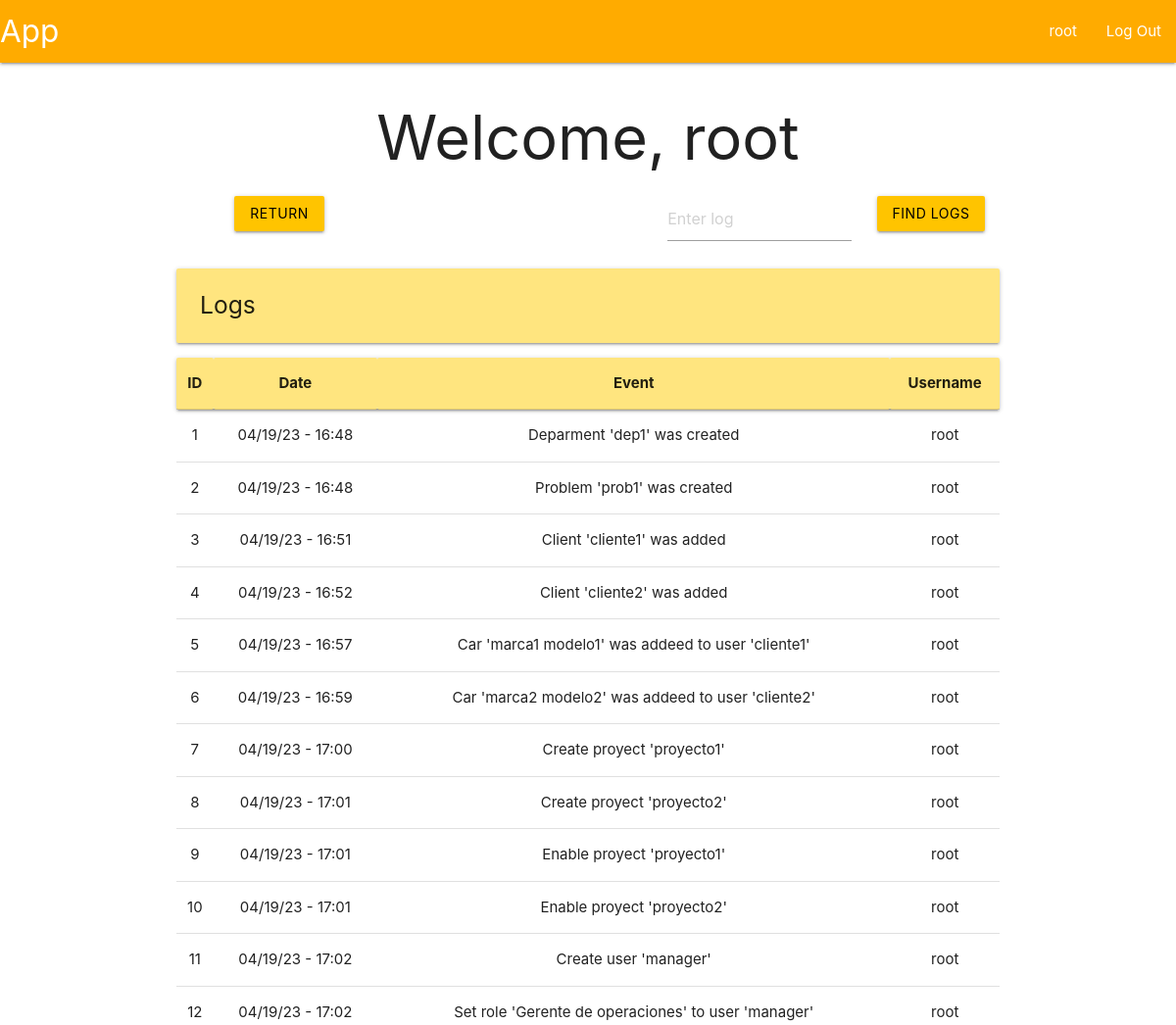
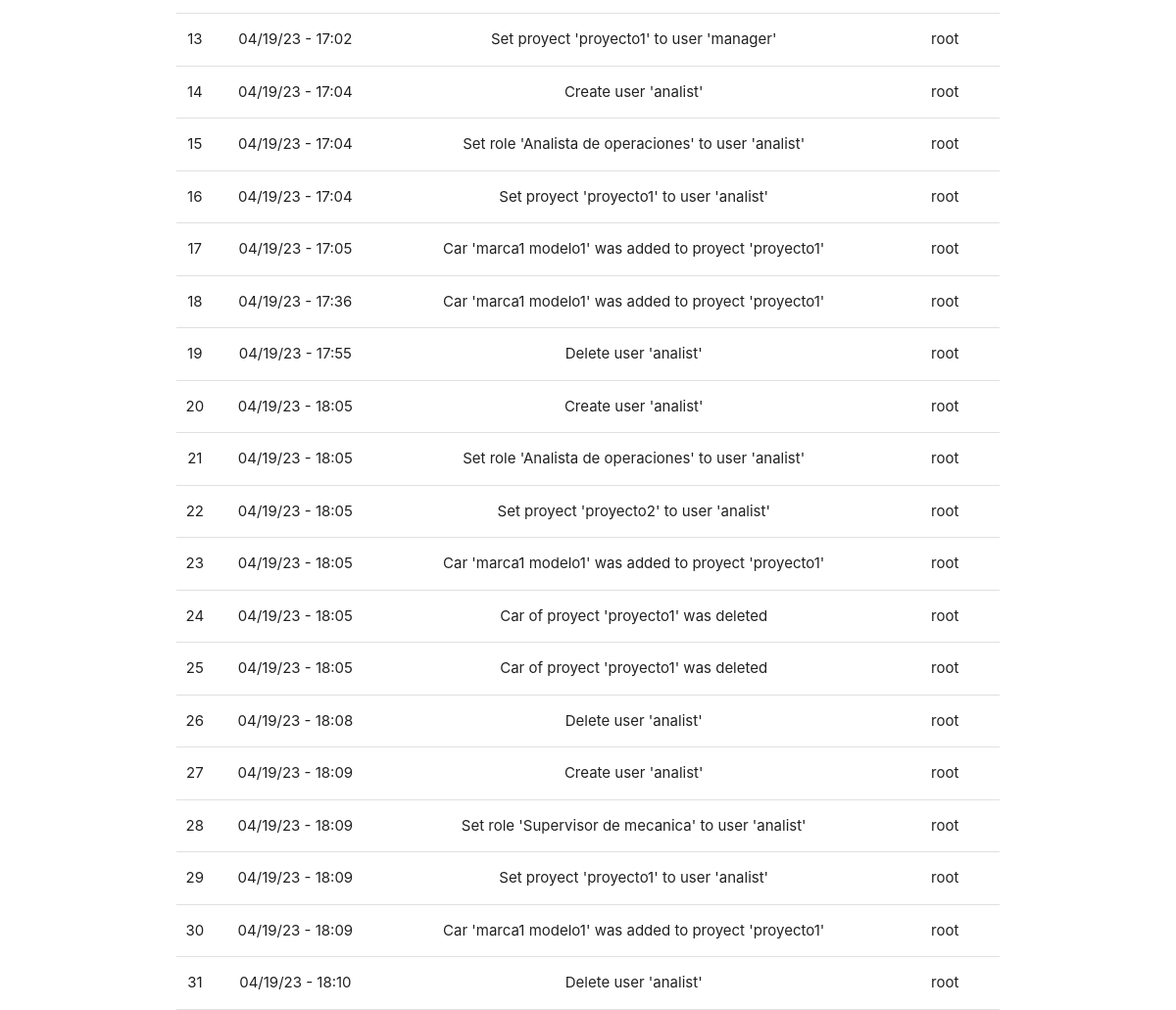
The app's page /logger (signed in) with its own data (2 pictures, top to bottom).
### tables this page shows
CREATE TABLE user (
    id INTEGER PRIMARY KEY AUTOINCREMENT,
    username TEXT UNIQUE NOT NULL,
    firstname TEXT NOT NULL,
    secondname TEXT NOT NULL,
    password TEXT NOT NULL,
    roleId INTEGER,
    proyId INTEGER,
    auth INTEGER,

    FOREIGN KEY (roleId) REFERENCES roles(id),
    FOREIGN KEY (proyId) REFERENCES proyect(id)
);

CREATE TABLE logger (
    id INTEGER PRIMARY KEY AUTOINCREMENT,
    event TEXT NOT NULL,
    date TEXT NOT NULL,
    user TEXT NOT NULL
);

### app/logger.py (the view, shortened to what this page needs)
@bp.route('/logger', methods=('POST', 'GET'))
@login_required
def logger_index():
    db = get_db()
    logs = db.execute(
        'SELECT * FROM logger'
    ).fetchall()
    if g.user['roleId'] != 1:
        logs = db.execute(
            'SELECT * FROM logger WHERE user = ?',
            (g.user['username'],)
        ).fetchall()
    return render_template('index/logger/loggerIndex.html', logs = utilities.dataForLoggerTable(logs))

### app/auth.py (called while the page is built)
@bp.before_app_request
def load_logged_in_user():
    user_id = session.get('user_id')
    if user_id is None:
        g.user = None
    else:
        g.user = get_db().execute(
            "SELECT * FROM user WHERE id = ?",
            (user_id,)
        ).fetchone()

def login_required(view):
    @functools.wraps(view)
    def wrapped_view(**kwargs):
        if g.user is None:
            return redirect(url_for('auth.login'))
        return view(**kwargs)
    return wrapped_view

### app/db.py (called while the page is built)
def get_db():
    if 'db' not in g:
        g.db = sqlite3.connect(
            current_app.config['DATABASE'],
            detect_types = sqlite3.PARSE_DECLTYPES
        )
        g.db.row_factory = sqlite3.Row
    return g.db

### app/utilities.py (called while the page is built)
def dataForLoggerTable(logs):
    data = []
    for log in logs:
        data.append(
            {
                'id': log['id'],
                'date': log['date'],
                'event': log['event'],
                'user': log['user']
            }
        )
    return data

### app/templates/index/logger/loggerIndex.html
{% extends 'base.html' %}
{% block header %}
  <h1> {% block title %}Welcome, {{ g.user['username'] }} {% endblock %}</h1>
{% endblock %}
{% block content %}
<div class="row">
  <form method="POST">
    <div class="col s3">
      <input class="btn waves-effect waves-ligth amber accent-3 black-text" name="return" type="submit" value="Return">
    </div>
  </form>
  <form method="POST">
    <div class="col s3 offset-s4">
      <input placeholder="Enter log" name="find-log" id="log">
    </div>
    <div class="col s2">
      <input class="btn waves-effect waves-ligth amber accent-3 black-text" type="submit" value="Find logs">
    </div>
  </form>
</div>
<div class="left-align">
  <h5 class="card-panel amber accent-1">Logs</h5>
</div>
<table class="centered">
  <thead class="card-panel amber accent-1">
    <tr>
      <th>ID</th>
      <th>Date</th>
      <th>Event</th>
      <th>Username</th>
    </tr>
  </thead>
  <tbody>
    {% for log in logs %}
      <tr>
        <td>{{ log['id'] }}</td>
        <td>{{ log['date'] }}</td>
        <td>{{ log['event'] }}</td>
        <td>{{ log['user'] }}</td>
       </tr>
     {% endfor %}
  </tbody>
</table>
{% endblock %}

### app/templates/base.html (shortened to what this page needs)
<!DOCTYPE html>
<link rel="stylesheet" href="{{ url_for('static', filename='materialize.css') }}">
<link rel="stylesheet" href="{{ url_for('static', filename='style.css') }}">
<nav>
    <div class="nav-wrapper amber accent-4">
      <a href="#" class="brand-logo">App</a>
      <ul class="right hide-n black-text text-black">
        {% if g.user %}
            <li><a href="{{ url_for('user.profile')}}">{{ g.user['username'] }}</span></a>
            <li><a href="{{ url_for('auth.logout') }}">Log Out</a>
        {% else %}
            <li><a href="{{ url_for('auth.register') }}">Register</a>
            <li><a href="{{ url_for('auth.login') }}">Log In</a>
        {% endif %}
      </ul>
    </div>
</nav>
<section class="content container center-align">
    <header>
        {% block header %}{% endblock %}
    </header>
    {% block content %}{% endblock %}
</section>

### records on screen
user: user.username "root"
logger: id "1", date "04/19/23 - 16:48", event "Deparment 'dep1' was created", user "root"
logger: id "2", date "04/19/23 - 16:48", event "Problem 'prob1' was created", user "root"
logger: id "3", date "04/19/23 - 16:51", event "Client 'cliente1' was added", user "root"
logger: id "4", date "04/19/23 - 16:52", event "Client 'cliente2' was added", user "root"
logger: id "5", date "04/19/23 - 16:57", event "Car 'marca1 modelo1' was addeed to user 'cliente1'", user "root"
logger: id "6", date "04/19/23 - 16:59", event "Car 'marca2 modelo2' was addeed to user 'cliente2'", user "root"
logger: id "7", date "04/19/23 - 17:00", event "Create proyect 'proyecto1'", user "root"
logger: id "8", date "04/19/23 - 17:01", event "Create proyect 'proyecto2'", user "root"
logger: id "9", date "04/19/23 - 17:01", event "Enable proyect 'proyecto1'", user "root"
logger: id "10", date "04/19/23 - 17:01", event "Enable proyect 'proyecto2'", user "root"
logger: id "11", date "04/19/23 - 17:02", event "Create user 'manager'", user "root"
logger: id "12", date "04/19/23 - 17:02", event "Set role 'Gerente de operaciones' to user 'manager'", user "root"
logger: id "13", date "04/19/23 - 17:02", event "Set proyect 'proyecto1' to user 'manager'", user "root"
logger: id "14", date "04/19/23 - 17:04", event "Create user 'analist'", user "root"
logger: id "15", date "04/19/23 - 17:04", event "Set role 'Analista de operaciones' to user 'analist'", user "root"
logger: id "16", date "04/19/23 - 17:04", event "Set proyect 'proyecto1' to user 'analist'", user "root"
logger: id "17", date "04/19/23 - 17:05", event "Car 'marca1 modelo1' was added to proyect 'proyecto1'", user "root"
logger: id "18", date "04/19/23 - 17:36", event "Car 'marca1 modelo1' was added to proyect 'proyecto1'", user "root"
logger: id "19", date "04/19/23 - 17:55", event "Delete user 'analist'", user "root"
logger: id "20", date "04/19/23 - 18:05", event "Create user 'analist'", user "root"
logger: id "21", date "04/19/23 - 18:05", event "Set role 'Analista de operaciones' to user 'analist'", user "root"
logger: id "22", date "04/19/23 - 18:05", event "Set proyect 'proyecto2' to user 'analist'", user "root"
logger: id "23", date "04/19/23 - 18:05", event "Car 'marca1 modelo1' was added to proyect 'proyecto1'", user "root"
logger: id "24", date "04/19/23 - 18:05", event "Car of proyect 'proyecto1' was deleted", user "root"
logger: id "25", date "04/19/23 - 18:05", event "Car of proyect 'proyecto1' was deleted", user "root"
logger: id "26", date "04/19/23 - 18:08", event "Delete user 'analist'", user "root"
logger: id "27", date "04/19/23 - 18:09", event "Create user 'analist'", user "root"
logger: id "28", date "04/19/23 - 18:09", event "Set role 'Supervisor de mecanica' to user 'analist'", user "root"
logger: id "29", date "04/19/23 - 18:09", event "Set proyect 'proyecto1' to user 'analist'", user "root"
logger: id "30", date "04/19/23 - 18:09", event "Car 'marca1 modelo1' was added to proyect 'proyecto1'", user "root"
logger: id "31", date "04/19/23 - 18:10", event "Delete user 'analist'", user "root"
